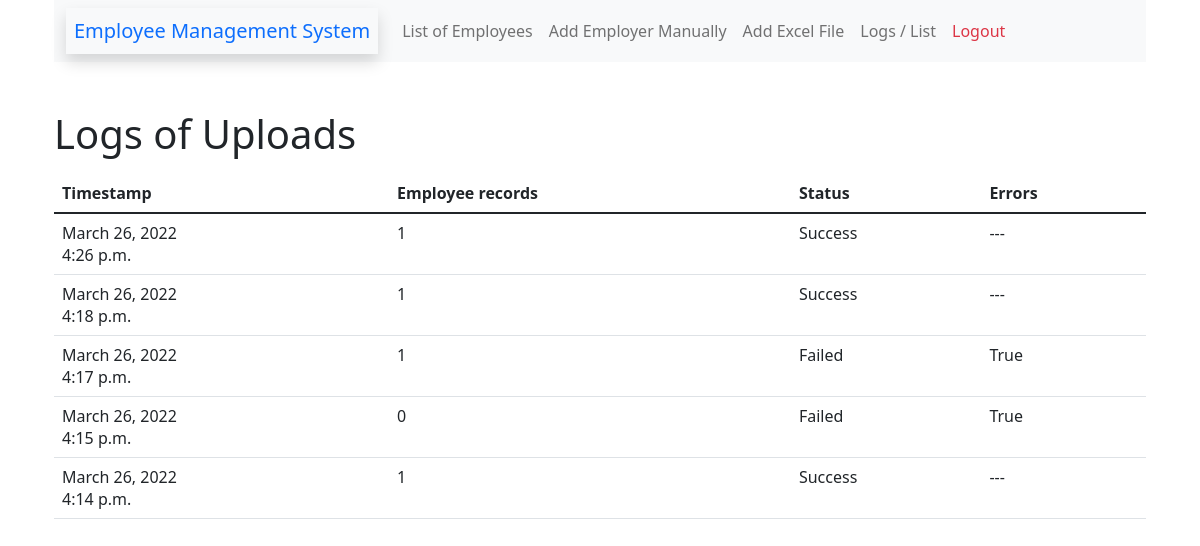
Page /logs (signed in) on the committed database.
### EmployeeApp/models/logs_model.py (models this page shows, shortened)
class Log(models.Model):
    STATUS_SUCCESS = "Success"
    STATUS_FAILED  = "Failed"
    StatusChoice = [
        (STATUS_SUCCESS, STATUS_SUCCESS),
        (STATUS_FAILED, STATUS_FAILED)
    ]
    timestamps      = models.DateTimeField(auto_now=True)
    records         = models.IntegerField(default=0)
    status          = models.CharField(max_length=50, choices=StatusChoice)
    errors          = models.CharField(max_length=100, blank=True)
    class Meta:
        ordering = ['-id']

### EmployeeApp/views/general_views.py (the view)
# urls.py: path('logs', general_views.logs, name='logs'),
@login_required
def logs(request):
	logs = Log.objects.all()
	context={
		"logs":logs
	}
	return render(request, 'logs.html', context)

### EmployeeApp/templates/logs.html (shortened to what this page needs)
{% include 'head.html' %}
<div class='container'>
    {% include 'header.html' %}
    <table class="table container-fluid">
        <legend><h1>Logs of Uploads</h1></legend><br>
    <thead>
        <tr>
        <th scope="col">Timestamp</th>
        <th scope="col">Employee records</th>
        <th scope="col">Status</th>
        <th scope="col">Errors</th>
        </tr>
    </thead>
    <tbody>
        {% for log in logs %}
            <tr>
            <td scope="row">{{ log.timestamps.date}}<br> {{ log.timestamps.time}}</td>
            <td >{{ log.records }}</td>
            <td>{{ log.status }}</td>
            <td>
                {% if log.errors %}
                    {{log.errors}}
                {% else %}
                    ---
                {% endif %}
            </td>
            </tr>
            {% empty %}
                <td><h3 class="text-danger">No Logs</h3></td>
        {% endfor %}
    </tbody>
    </table>
</div>

### rows in the picture
Log: timestamps "March 26, 2022", timestamps.time "4:26 p.m.", records "1", status "Success"
Log: timestamps "March 26, 2022", timestamps.time "4:18 p.m.", records "1", status "Success"
Log: timestamps "March 26, 2022", timestamps.time "4:17 p.m.", records "1", status "Failed", errors "True"
Log: timestamps "March 26, 2022", timestamps.time "4:15 p.m.", records "0", status "Failed", errors "True"
Log: timestamps "March 26, 2022", timestamps.time "4:14 p.m.", records "1", status "Success"
